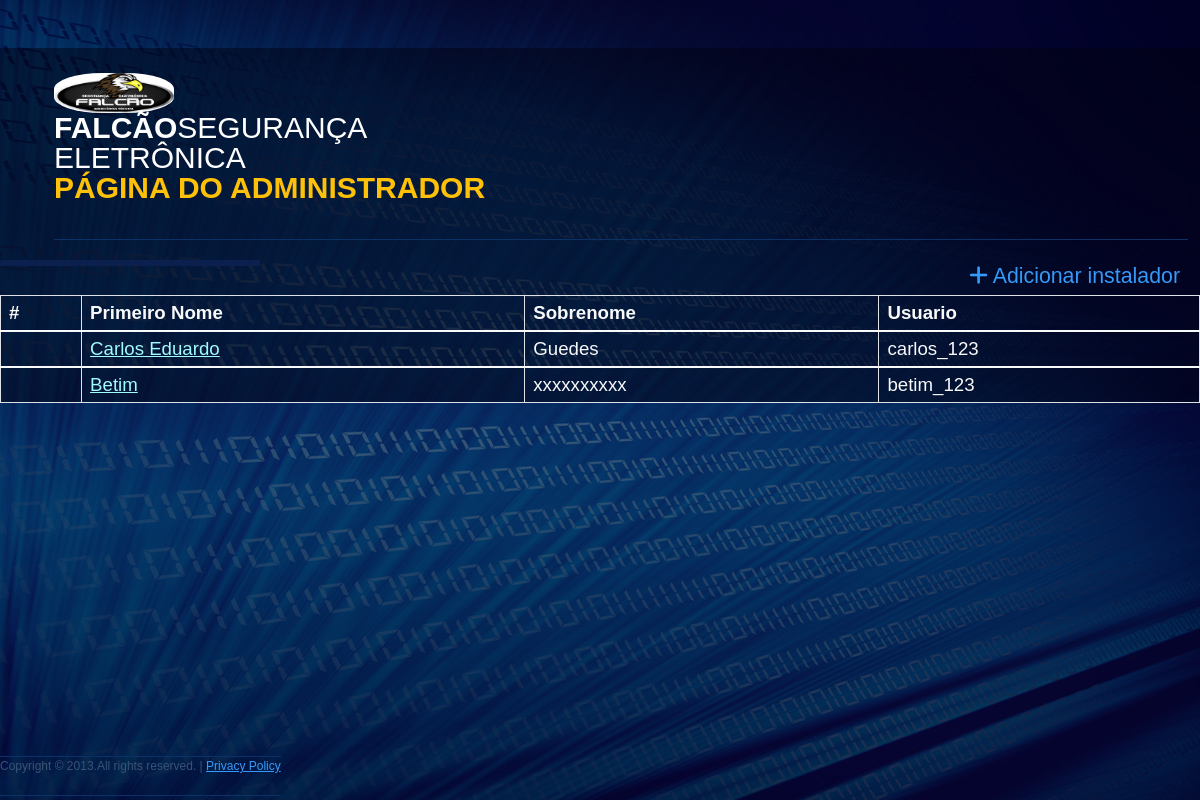
The page /home-adm/instaladores on the database as committed earlier.
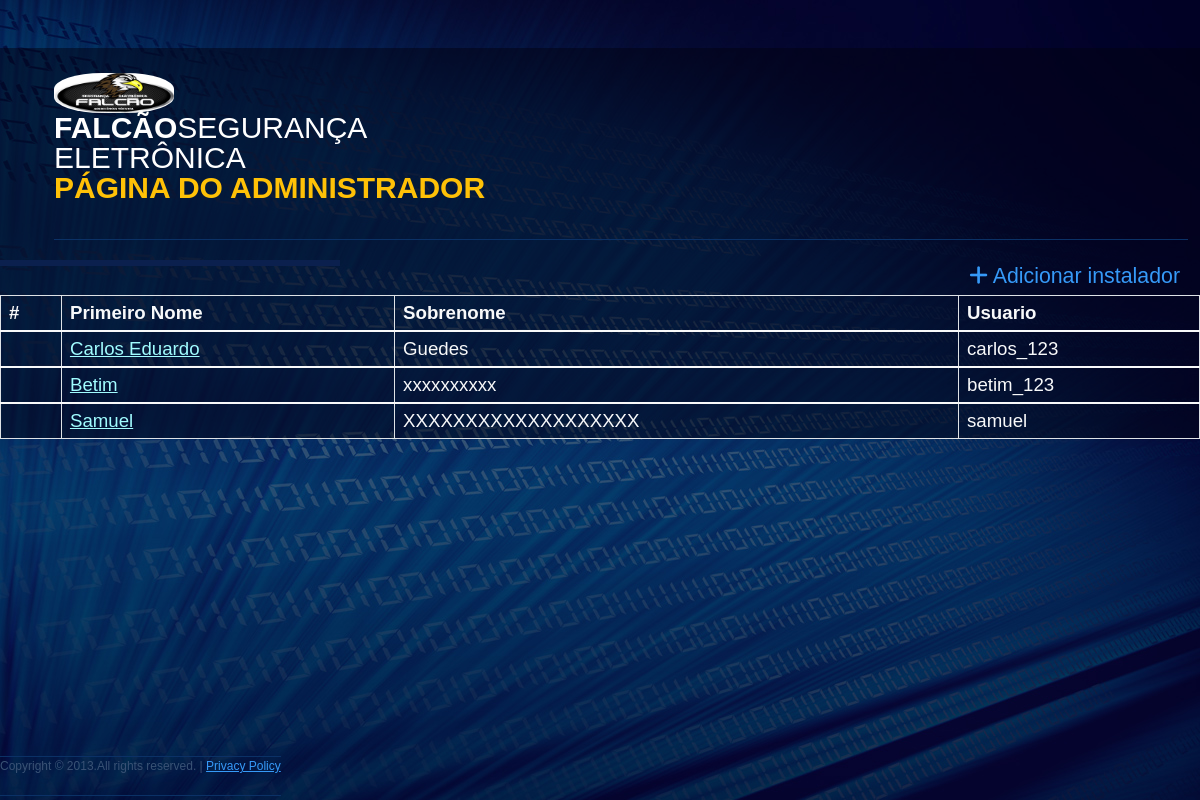
The same page on the database as committed later.
### accounts/models.py (models this page shows, shortened)
class instalador(models.Model):
    usuario=models.OneToOneField(User, on_delete=models.CASCADE)
    cep=models.CharField(max_length=255)
    cidade=models.CharField(max_length=255)
    uf=models.CharField(max_length=2)
    divida=models.FloatField(default=0)
    total_vendido=models.FloatField(default=0)
    total_av=models.FloatField(default=0)

### administrador/views.py (the view)
# urls.py: path('home-adm/instaladores',instaladores,name='instaladores'),
def instaladores(request):
    data={}
    data['instaladores']=instalador.objects.all().order_by("usuario")
    return render(request,'../../administrador/templates/instaladores.html', data)

### administrador/templates/instaladores.html
{% extends 'base_adm.html' %}
{% load static %}
{% block content %}
<div class="top2">
   <div class="menu_top">
    <ul id="menu_top" class="clearfix">
      <li><a href="{% url 'accounts:cadastro' %}" style="font-size: 16pt;"><i class="fa-sharp fa-solid fa-plus"></i> Adicionar instalador</a></li>
    </ul>
   </div>
</div>
<table class="table table-bordered text-light" style="font-size: 14pt;">
  <thead>
    <tr>
      <h5><th scope="col">#</th></h5>
      <h5><th scope="col">Primeiro Nome</th></h5>
      <h5><th scope="col">Sobrenome</th></h5>
      <h5><h5><th scope="col">Usuario</th></h5></h5>
    </tr>
  </thead>
{% for instalador in instaladores %}
  <tbody>
    <tr>
      <h5><th scope="row">{{i}}</th></h5>
      <h5><td><a href="{% url 'administrador:perfis' id=instalador.id%}">{{instalador.usuario.first_name}}</a></td></h5>
      <h5><td>{{instalador.usuario.last_name}}</td></h5>
      <h5><td>{{instalador.usuario}}</td></h5>
    </tr>
  </tbody>
{% endfor %}
</table>
{% endblock %}

### accounts/templates/base_adm.html (shortened to what this page needs)
{% load static %}
<!DOCTYPE html>
<html lang="pt-br">
<head>
    <link rel="stylesheet" href="https://ajax.googleapis.com/ajax/libs/jqueryui/1.12.1/themes/smoothness/jquery-ui.css">
    <link href=
"http://ajax.googleapis.com/ajax/libs/jqueryui/1.8.16/themes/ui-lightness/jquery-ui.css"
        rel="stylesheet" type="text/css" />
    <link rel="stylesheet" href="{% static 'css/style.css' %}">
    <link rel="stylesheet" href="{% static 'css/login.css' %}">
    <link href="https://cdn.jsdelivr.net/npm/bootstrap@5.1.3/dist/css/bootstrap.min.css" rel="stylesheet">
    <link href="{% static 'css/carrousel.css' %}" rel="stylesheet">
    <link href=
"http://ajax.googleapis.com/ajax/libs/jqueryui/1.8.16/themes/ui-lightness/jquery-ui.css"
        rel="stylesheet" type="text/css" />
<link rel="stylesheet" href="{% static 'css/bootstrap.css' %}" type="text/css" media="screen">
<link rel="stylesheet" href="{% static 'css/bootstrap-responsive.css' %}" type="text/css" media="screen">
<link rel="stylesheet" href="{% static 'css/supersized.core.css' %}" type="text/css" media="screen">
<link rel="stylesheet" href="{% static 'css/style2.css' %}" type="text/css" media="screen">
<link rel="stylesheet" href="{% static 'css/touchTouch.css' %}" type="text/css" media="screen">
<link rel="stylesheet" href="{% static 'css/isotope.css' %}" type="text/css" media="screen">
<link href="{% static 'css/carrousel.css' %}" rel="stylesheet">
<link rel="stylesheet" href="{% static 'css/login.css' %}">
<link rel="stylesheet" href="{% static 'css/style.css' %}">
</head>
<body class="subpage">
  <div id="main">
    <header>
    <div class="container">
    <div class="row">
    <div class="span12">
      <div class="header_inner clearfix">
        <div class="falcao">
          <a class="navbar-brand" href="{% url 'accounts:loged' %}"><img src="{% static 'img/logo-falcao.jpg' %}" class='img' width="120" height="40"></a>
        </div>
        <div class="top1"><a href="{% url 'accounts:loged' %}" class="logo">FALCÃO<span>SEGURANÇA ELETRÔNICA</span></a><br><p class="text-warning">PÁGINA DO ADMINISTRADOR</p></div>
    </div>
    </div>
    </div>
    </header>
{% block content %}
{% endblock %}
</div>
<footer>
	<div class="copyright">
		Copyright © 2013.All rights reserved.  |    <a href="#">Privacy Policy</a>
	</div>
</footer>
</body>
</html>

### accounts/static/css/style.css (style rules this page uses)
footer { position: fixed; bottom:-2%; left:0; padding-top: 0; padding-bottom: 0; }
.img { border-radius: 40%; }
* { font-family: 'Lucida Sans', 'Lucida Sans Regular', 'Lucida Grande', 'Lucida Sans Unicode', Geneva, Verdana, sans-serif; }
body { margin: 0; font-family: Arial, Helvetica, sans-serif; }

### accounts/static/css/login.css (style rules this page uses)
* { margin: 0; padding: 0; box-sizing: border-box; font-family: 'Poppins', sans-serif; }
body { max-width: 100%; background-image: url("../../accounts/static/img/bg1.jpg"); margin: 0 auto; position: relative; z-index: 2; }
.logo { width: 80px; margin: auto; }

### accounts/static/css/carrousel.css (style rules this page uses)
body { padding-top: 3rem; padding-bottom: 3rem; color: #5a5a5a; }

### accounts/static/css/supersized.core.css (style rules this page uses)
* { margin:0; padding:0; }
body { background:#111; height:100%; }
img { border:none; }

### accounts/static/css/style2.css (style rules this page uses)
a { color:#a1fcff; text-decoration: underline; outline:none }
body { background:#010125; border:0; font: 12px Arial, Helvetica, sans-serif; color:#96a2b3 ; line-height:18px; min-width:320px; padding-top: 25px; }
#main { max-width: 1000px; background: url(../images/px1.png); margin: 0 auto; position: relative; z-index: 2; }
header { position: relative; z-index: 1; padding-top: 25px; }
.header_inner { padding-bottom: 20px; border-bottom: 1px solid #0b3166; margin-bottom: 20px; }
.top1 { float: left; font-family: 'Titillium Web'; font-weight: 700; font-size: 30px; line-height: 30px; color: #fff; }
.top1 span { font-weight: 300; }
.logo { color: #fff; text-decoration: none; display: inline-block; }
.top2 { float: right; }
footer { position: relative; z-index: 1;border-top: 1px solid #0b3166; padding-top: 20px; padding-bottom: 20px; border-bottom: 1px solid #0b3166; margin-bottom: 20px; }
.copyright { color:#395275; padding-bottom: 20px; }
.copyright a { color:#369af8; text-decoration: underline; }
.menu_top { display:inline-block; position: relative; z-index:10; text-align:center; white-space:nowrap; padding-top: 5px; padding-bottom: 5px; }
#menu_top { list-style: none; display:inline-block; white-space:nowrap; padding: 0; margin: 0; }
#menu_top > li { list-style: none; display: inline-block; height:20px; line-height: 20px; padding-left: 1px; position:relative; float:left; white-space:nowrap; background: url(../images/marker0.png) left center no-repeat; }
#menu_top > li:first-child { background: none; }
#menu_top > li > a { display:block; height:100%; text-decoration:none; position:relative; color: #369af8; padding: 0 20px; }
h5 { display: inline-block; font-weight: bold; color:#fff; padding:3px 10px; margin: 0px 0px 10px 0px; font-size: 14px; line-height: 18px; background: #0b204e; }
@media (min-width: 1200px) { #main { max-width: 1230px; } }

Rows that differ between the two databases and show on the page:
added instalador: usuario.first_name "Samuel", usuario.last_name "XXXXXXXXXXXXXXXXXXX", usuario "samuel"
